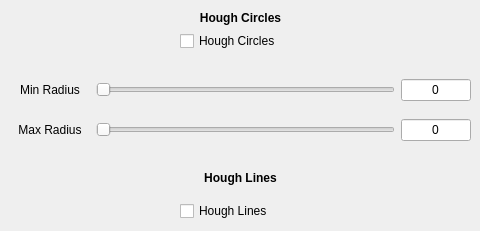
         <widget class="QWidget" name="tab_2">
          <attribute name="title">
           <string>Hough</string>
          </attribute>
          <widget class="QLabel" name="label_17">
           <property name="geometry">
            <rect>
             <x>10</x>
             <y>10</y>
             <width>461</width>
             <height>17</height>
            </rect>
           </property>
           <property name="text">
            <string>&lt;html&gt;&lt;head/&gt;&lt;body&gt;&lt;p align=&quot;center&quot;&gt;&lt;span style=&quot; font-weight:600;&quot;&gt;Hough Circles&lt;/span&gt;&lt;/p&gt;&lt;/body&gt;&lt;/html&gt;</string>
           </property>
          </widget>
          <widget class="QWidget" name="gridLayoutWidget_11">
           <property name="geometry">
            <rect>
             <x>10</x>
             <y>70</y>
             <width>461</width>
             <height>41</height>
            </rect>
           </property>
           <layout class="QGridLayout" name="gridLayout_13">
            <item row="0" column="0">
             <widget class="QLabel" name="label_21">
              <property name="minimumSize">
               <size>
                <width>80</width>
                <height>0</height>
               </size>
              </property>
              <property name="maximumSize">
               <size>
                <width>80</width>
                <height>16777215</height>
               </size>
              </property>
              <property name="text">
               <string>Min Radius</string>
              </property>
              <property name="alignment">
               <set>Qt::AlignCenter</set>
              </property>
             </widget>
            </item>
            <item row="0" column="1">
             <widget class="QSlider" name="houghMinRadius">
              <property name="orientation">
               <enum>Qt::Horizontal</enum>
              </property>
             </widget>
            </item>
            <item row="0" column="2">
             <widget class="QLineEdit" name="houghMinRadiusLineEdit">
              <property name="maximumSize">
               <size>
                <width>70</width>
                <height>16777215</height>
               </size>
              </property>
              <property name="text">
               <string>0</string>
              </property>
              <property name="alignment">
               <set>Qt::AlignCenter</set>
              </property>
              <property name="readOnly">
               <bool>true</bool>
              </property>
             </widget>
            </item>
           </layout>
          </widget>
          <widget class="QWidget" name="gridLayoutWidget_12">
           <property name="geometry">
            <rect>
             <x>10</x>
             <y>110</y>
             <width>461</width>
             <height>41</height>
            </rect>
           </property>
           <layout class="QGridLayout" name="gridLayout_14">
            <item row="0" column="0">
             <widget class="QLabel" name="label_22">
              <property name="minimumSize">
               <size>
                <width>80</width>
                <height>0</height>
               </size>
              </property>
              <property name="maximumSize">
               <size>
                <width>80</width>
                <height>16777215</height>
               </size>
              </property>
              <property name="text">
               <string>Max Radius</string>
              </property>
              <property name="alignment">
               <set>Qt::AlignCenter</set>
              </property>
             </widget>
            </item>
            <item row="0" column="1">
             <widget class="QSlider" name="houghMaxRadius">
              <property name="orientation">
               <enum>Qt::Horizontal</enum>
              </property>
             </widget>
            </item>
            <item row="0" column="2">
             <widget class="QLineEdit" name="houghMaxRadiusLineEdit">
              <property name="maximumSize">
               <size>
                <width>70</width>
                <height>16777215</height>
               </size>
              </property>
              <property name="text">
               <string>0</string>
              </property>
              <property name="alignment">
               <set>Qt::AlignCenter</set>
              </property>
              <property name="readOnly">
               <bool>true</bool>
              </property>
             </widget>
            </item>
           </layout>
          </widget>
          <widget class="QCheckBox" name="houghCheck">
           <property name="geometry">
            <rect>
             <x>180</x>
             <y>30</y>
             <width>121</width>
             <height>22</height>
            </rect>
           </property>
           <property name="text">
            <string>Hough Circles</string>
           </property>
          </widget>
          <widget class="QLabel" name="label_55">
           <property name="geometry">
            <rect>
             <x>10</x>
             <y>170</y>
             <width>461</width>
             <height>17</height>
            </rect>
           </property>
           <property name="text">
            <string>&lt;html&gt;&lt;head/&gt;&lt;body&gt;&lt;p align=&quot;center&quot;&gt;&lt;span style=&quot; font-weight:600;&quot;&gt;Hough Lines&lt;/span&gt;&lt;/p&gt;&lt;/body&gt;&lt;/html&gt;</string>
           </property>
          </widget>
          <widget class="QCheckBox" name="houghLinesCheck">
           <property name="geometry">
            <rect>
             <x>180</x>
             <y>200</y>
             <width>111</width>
             <height>22</height>
            </rect>
           </property>
           <property name="text">
            <string>Hough Lines</string>
           </property>
          </widget>
         </widget>
